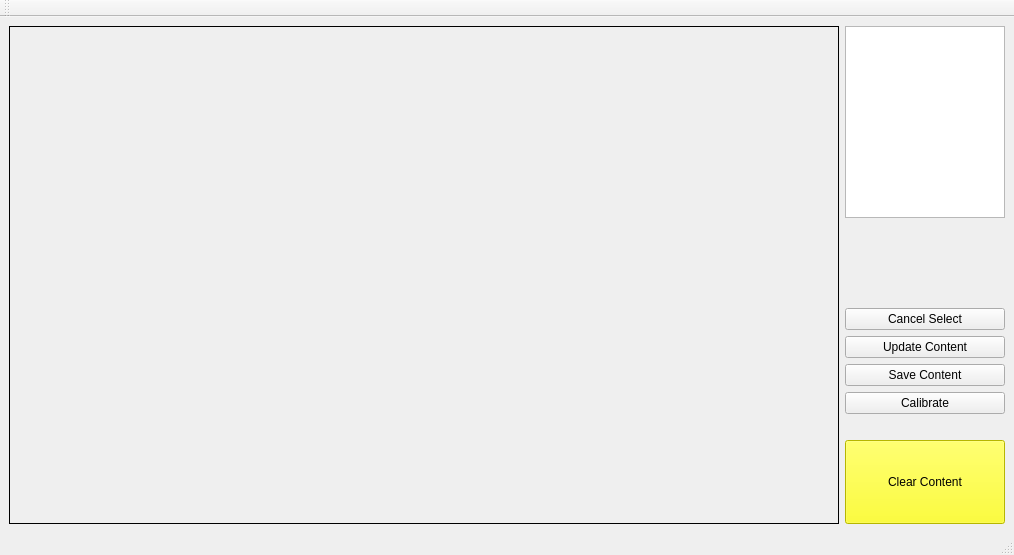
<?xml version="1.0" encoding="UTF-8"?>
<ui version="4.0">
 <class>MainWindow</class>
 <widget class="QMainWindow" name="MainWindow">
  <property name="geometry">
   <rect>
    <x>0</x>
    <y>0</y>
    <width>1014</width>
    <height>555</height>
   </rect>
  </property>
  <property name="sizePolicy">
   <sizepolicy hsizetype="Expanding" vsizetype="Expanding">
    <horstretch>0</horstretch>
    <verstretch>0</verstretch>
   </sizepolicy>
  </property>
  <property name="windowTitle">
   <string>MainWindow</string>
  </property>
  <widget class="QWidget" name="centralwidget">
   <layout class="QGridLayout" name="gridLayout">
    <item row="0" column="0">
     <layout class="QHBoxLayout" name="horizontalLayout">
      <item>
       <widget class="QLabel" name="label_area">
        <property name="sizePolicy">
         <sizepolicy hsizetype="Expanding" vsizetype="Expanding">
          <horstretch>0</horstretch>
          <verstretch>0</verstretch>
         </sizepolicy>
        </property>
        <property name="frameShape">
         <enum>QFrame::Box</enum>
        </property>
        <property name="text">
         <string/>
        </property>
       </widget>
      </item>
      <item>
       <layout class="QVBoxLayout" name="verticalLayout_2">
        <item>
         <layout class="QVBoxLayout" name="verticalLayout">
          <item>
           <widget class="QTextBrowser" name="textBrowser">
            <property name="sizePolicy">
             <sizepolicy hsizetype="Preferred" vsizetype="Expanding">
              <horstretch>0</horstretch>
              <verstretch>0</verstretch>
             </sizepolicy>
            </property>
            <property name="maximumSize">
             <size>
              <width>160</width>
              <height>16777215</height>
             </size>
            </property>
           </widget>
          </item>
          <item>
           <spacer name="verticalSpacer_2">
            <property name="orientation">
             <enum>Qt::Vertical</enum>
            </property>
            <property name="sizeHint" stdset="0">
             <size>
              <width>20</width>
              <height>40</height>
             </size>
            </property>
           </spacer>
          </item>
          <item>
           <widget class="QPushButton" name="Cancel">
            <property name="sizePolicy">
             <sizepolicy hsizetype="Preferred" vsizetype="Fixed">
              <horstretch>0</horstretch>
              <verstretch>0</verstretch>
             </sizepolicy>
            </property>
            <property name="maximumSize">
             <size>
              <width>160</width>
              <height>16777215</height>
             </size>
            </property>
            <property name="text">
             <string>Cancel Select</string>
            </property>
           </widget>
          </item>
          <item>
           <widget class="QPushButton" name="Update">
            <property name="sizePolicy">
             <sizepolicy hsizetype="Preferred" vsizetype="Fixed">
              <horstretch>0</horstretch>
              <verstretch>0</verstretch>
             </sizepolicy>
            </property>
            <property name="maximumSize">
             <size>
              <width>160</width>
              <height>16777215</height>
             </size>
            </property>
            <property name="text">
             <string>Update Content</string>
            </property>
           </widget>
          </item>
          <item>
           <widget class="QPushButton" name="Save">
            <property name="sizePolicy">
             <sizepolicy hsizetype="Preferred" vsizetype="Fixed">
              <horstretch>0</horstretch>
              <verstretch>0</verstretch>
             </sizepolicy>
            </property>
            <property name="maximumSize">
             <size>
              <width>160</width>
              <height>16777215</height>
             </size>
            </property>
            <property name="text">
             <string>Save Content</string>
            </property>
           </widget>
          </item>
          <item>
           <widget class="QPushButton" name="Calibrate">
            <property name="sizePolicy">
             <sizepolicy hsizetype="Preferred" vsizetype="Fixed">
              <horstretch>0</horstretch>
              <verstretch>0</verstretch>
             </sizepolicy>
            </property>
            <property name="maximumSize">
             <size>
              <width>160</width>
              <height>16777215</height>
             </size>
            </property>
            <property name="text">
             <string>Calibrate</string>
            </property>
           </widget>
          </item>
          <item>
           <spacer name="verticalSpacer">
            <property name="orientation">
             <enum>Qt::Vertical</enum>
            </property>
            <property name="sizeType">
             <enum>QSizePolicy::Preferred</enum>
            </property>
            <property name="sizeHint" stdset="0">
             <size>
              <width>20</width>
              <height>20</height>
             </size>
            </property>
           </spacer>
          </item>
          <item>
           <widget class="QPushButton" name="Clear">
            <property name="sizePolicy">
             <sizepolicy hsizetype="Preferred" vsizetype="Expanding">
              <horstretch>0</horstretch>
              <verstretch>0</verstretch>
             </sizepolicy>
            </property>
            <property name="maximumSize">
             <size>
              <width>160</width>
              <height>16777215</height>
             </size>
            </property>
            <property name="styleSheet">
             <string notr="true">background-color: yellow</string>
            </property>
            <property name="text">
             <string>Clear Content</string>
            </property>
           </widget>
          </item>
         </layout>
        </item>
       </layout>
      </item>
     </layout>
    </item>
   </layout>
  </widget>
  <widget class="QStatusBar" name="statusbar"/>
  <widget class="QToolBar" name="toolBar">
   <property name="windowTitle">
    <string>toolBar</string>
   </property>
   <attribute name="toolBarArea">
    <enum>TopToolBarArea</enum>
   </attribute>
   <attribute name="toolBarBreak">
    <bool>false</bool>
   </attribute>
  </widget>
 </widget>
 <resources/>
 <connections/>
</ui>
